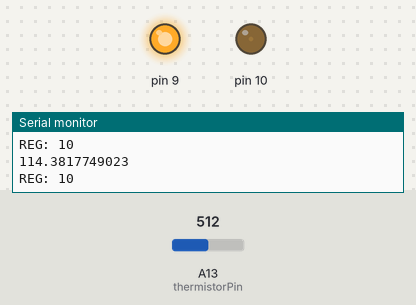
A sketch run on a simulated Arduino Mega 2560, built with avr-gcc and run on an emulated ATmega2560. Parts: output pins drawn as LEDs (lit = HIGH), the last lines printed to the serial monitor. Inputs (shaded band) come from the test bench; at power-on: A13 (thermistorPin) = 512.

Above: at 1.8 s.
1.9 s: A13 (thermistorPin) set to 0
At 2.9 s:
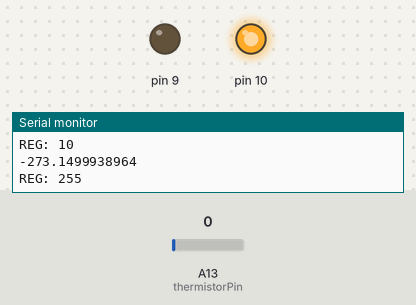
3.5 s: A13 (thermistorPin) set to 35
At 4.6 s:
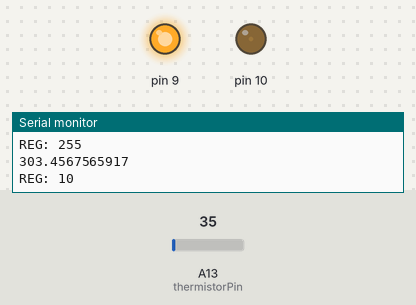
5.5 s: A13 (thermistorPin) set to 895
At 6.3 s:
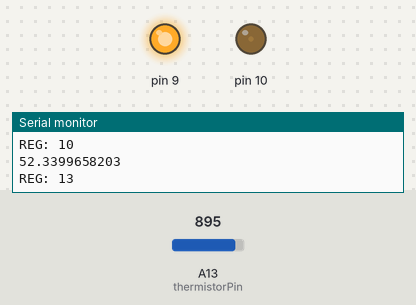
7.5 s: A13 (thermistorPin) set to 920
At 9.2 s:
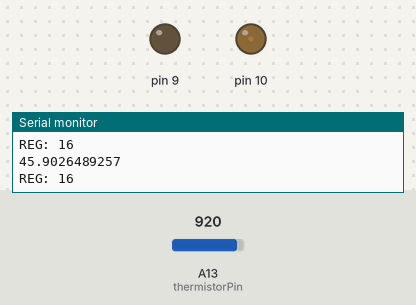
Timing chart, 0 to 10.5 s (numbered marks = the images above; inputs shaded):
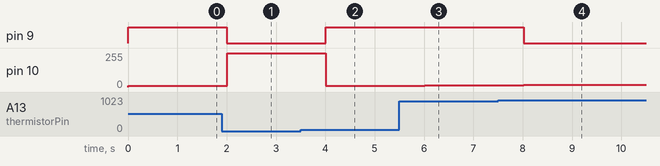

The sketch:

electromagnet.ino
```cpp
// Define the analog pin the thermistor is connected to
const int thermistorPin = A13;
const float SERIES_RESISTOR = 4700.0;
const float VCC = 5.0;

const float NOMINAL_RESISTANCE = 100000.0; // Resistance at 25°C
const float NOMINAL_TEMPERATURE = 25.0;   // Nominal temperature in Celsius
const float B_PARAMETER = 3950;         // Beta parameter

const float target_temp = 50.00;

int K = 10;

void setup() {
  Serial.begin(9600);
  pinMode(9, OUTPUT);
  pinMode(10, OUTPUT);
  //pinMode(40, OUTPUT);


  TCCR2A = 0;
  TCCR2B = 0;


  TCCR2A |= (1 << WGM21) | (1 << WGM20);
  TCCR2A |= (1 << COM2A1);
  //OCR2A = 100;


  TCCR2A |= (1 << COM2B1);
  //OCR2B = 255;

  TCCR2B |= (1 << CS20);
}
void heat(float temp){
  float diff = target_temp - temp;
  if(diff<0)
    OCR2B = 255;
  else
    OCR2B = 0;
  float deno = 1 + (55 * exp(-0.1 * diff));
  int val = 255/deno;
  val = (val+K) < 255 ? (val + K) : val;
  OCR2A = val;
  Serial.print("REG: ");
  Serial.println(val);
}

void loop() {
  double analog_val = analogRead(thermistorPin);
  float v_out = (analog_val * VCC) / 1023.0;
  float thermistor_resistance = (SERIES_RESISTOR * v_out) / (VCC - v_out);
  float temp = 1.0 / ( (1.0 / (NOMINAL_TEMPERATURE + 273.15)) + (log(thermistor_resistance / NOMINAL_RESISTANCE) / B_PARAMETER) );
  temp = temp - 273.15;
  Serial.println(temp ,DEC);
  heat(temp);

  delay(1000);
}
```

Measured:
- the behaviour switches between 904 and 905 on A13 (thermistorPin) (found by bisection; images 3 and 4)
- after the input at 1.9 s, pin 9: HIGH → LOW after 0.11 s; pin 10: 10/255 → 255/255 after 0.11 s
- after the input at 3.5 s, pin 9: LOW → HIGH after 0.51 s; pin 10: 255/255 → 10/255 after 0.51 s
- after the input at 5.5 s, pin 10: 10/255 → 13/255 after 0.52 s
- after the input at 7.5 s, pin 9: HIGH → LOW after 0.52 s; pin 10: 13/255 → 16/255 after 0.52 s
